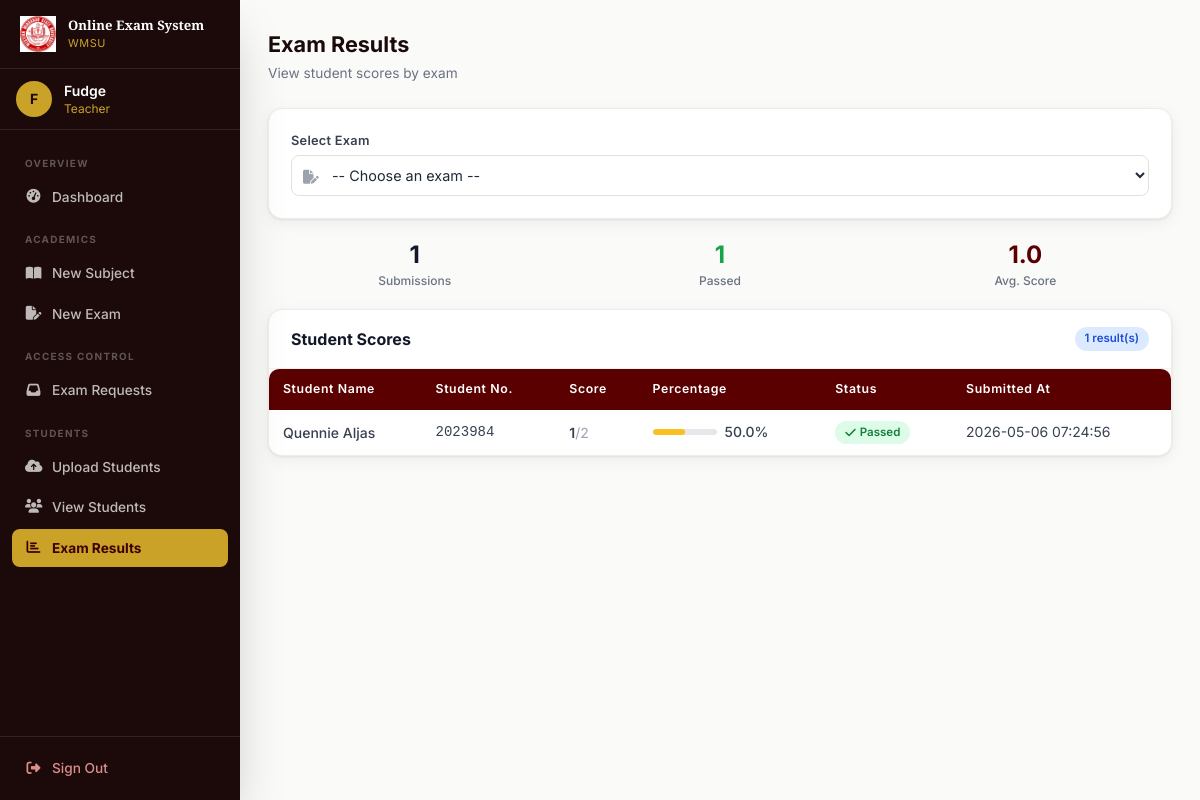
Page /teacher/view_results?exam_id=1 (signed in) on the committed database.
### tables this page shows
CREATE TABLE results (
        id INTEGER PRIMARY KEY AUTOINCREMENT,
        student_id INTEGER NOT NULL,
        exam_id INTEGER NOT NULL,
        score INTEGER NOT NULL,
        total_questions INTEGER NOT NULL,
        submitted_at TIMESTAMP DEFAULT CURRENT_TIMESTAMP,
        UNIQUE(student_id, exam_id),
        FOREIGN KEY (student_id) REFERENCES users (id),
        FOREIGN KEY (exam_id) REFERENCES exams (id)
    );

CREATE TABLE users (
        id INTEGER PRIMARY KEY AUTOINCREMENT,
        name TEXT NOT NULL,
        email TEXT UNIQUE NOT NULL,
        password TEXT NOT NULL,
        role TEXT NOT NULL,
        student_number INTEGER UNIQUE,
        is_verified INTEGER DEFAULT 0
    );

### app.py (the view)
@app.route('/teacher/view_results')
@login_required
@role_required('teacher')
def view_results():
    conn = get_db()
    exams = db_execute(conn,
        "SELECT e.*, s.subject_name FROM exams e JOIN subjects s ON e.subject_id = s.id WHERE s.teacher_id = ?",
        (session['user_id'],)).fetchall()
    results = []
    exam_id = request.args.get('exam_id')
    if exam_id:
        results = db_execute(conn,
            "SELECT r.*, u.name, u.student_number FROM results r JOIN users u ON r.student_id = u.id WHERE r.exam_id = ?",
            (exam_id,)).fetchall()
    conn.close()
    return render_template('view_results.html', exams=exams, results=results, selected_exam=exam_id)

### app.py (called while the page is built)
def get_db():
    if USE_POSTGRES:
        conn = psycopg2.connect(DATABASE_URL)
        conn.autocommit = False
        return conn
    else:
        conn = sqlite3.connect('examination.db')
        conn.row_factory = sqlite3.Row
        return conn

def db_cursor(conn):
    if USE_POSTGRES:
        return conn.cursor(cursor_factory=psycopg2.extras.RealDictCursor)
    return conn.cursor()

def db_execute(conn, sql, params=()):
    if USE_POSTGRES:
        sql = sql.replace('?', '%s')
    cur = db_cursor(conn)
    cur.execute(sql, params)
    return cur

def login_required(f):
    @wraps(f)
    def decorated(*args, **kwargs):
        if 'user_id' not in session:
            flash('Please sign in to continue.', 'danger')
            return redirect(url_for('login'))
        return f(*args, **kwargs)
    return decorated

def role_required(role):
    def decorator(f):
        @wraps(f)
        def decorated(*args, **kwargs):
            if session.get('role') != role:
                flash('You do not have permission to access that page.', 'danger')
                return redirect(url_for('dashboard'))
            return f(*args, **kwargs)
        return decorated
    return decorator

### templates/view_results.html (shortened to what this page needs)
{% extends "base.html" %}
{% block content %}
<div class="mb-6">
    <h1 class="page-title">Exam Results</h1>
    <p class="page-subtitle">View student scores by exam</p>
</div>
<div class="card mb-5">
    <div class="card-body">
        <form method="GET" class="flex flex-wrap gap-3 items-end">
            <div class="flex-1 min-w-52">
                <label class="form-label">Select Exam</label>
                <div class="relative">
                    <span class="absolute left-3 top-1/2 -translate-y-1/2 text-gray-400"><i class="fas fa-file-pen text-sm"></i></span>
                    <select name="exam_id" class="form-input pl-9 cursor-pointer" onchange="this.form.submit()">
                        <option value="">-- Choose an exam --</option>
                    </select>
                </div>
            </div>
        </form>
    </div>
</div>
{% if results %}
{% set avg = (results|sum(attribute='score') / results|length) if results else 0 %}
{% set pass_count = results|selectattr('score','ge', results[0].total_questions // 2 if results else 1)|list|length %}
<div class="grid grid-cols-3 gap-3 mb-5">
    <div class="stat-card text-center">
        <div class="text-2xl font-bold text-gray-900">{{ results|length }}</div>
        <div class="text-xs text-gray-500 font-medium mt-0.5">Submissions</div>
    </div>
    <div class="stat-card text-center">
        <div class="text-2xl font-bold text-green-600">{{ pass_count }}</div>
        <div class="text-xs text-gray-500 font-medium mt-0.5">Passed</div>
    </div>
    <div class="stat-card text-center">
        <div class="text-2xl font-bold text-maroon-700">{{ "%.1f"|format(avg) }}</div>
        <div class="text-xs text-gray-500 font-medium mt-0.5">Avg. Score</div>
    </div>
</div>
<div class="card">
    <div class="card-header">
        <h2 class="font-bold text-gray-900 text-base">Student Scores</h2>
        <span class="badge badge-blue">{{ results|length }} result(s)</span>
    </div>
    <div class="table-wrap">
        <table class="data-table">
            <thead>
                <tr>
                    <th>Student Name</th>
                    <th>Student No.</th>
                    <th>Score</th>
                    <th>Percentage</th>
                    <th>Status</th>
                    <th>Submitted At</th>
                </tr>
            </thead>
            <tbody>
                {% for result in results %}
                {% set pct = (result.score / result.total_questions * 100) if result.total_questions > 0 else 0 %}
                {% set passed = result.score >= result.total_questions // 2 %}
                <tr>
                    <td class="font-medium text-gray-800">{{ result.name }}</td>
                    <td class="font-mono text-sm text-gray-500">{{ result.student_number }}</td>
                    <td class="font-semibold">{{ result.score }}<span class="text-gray-400 font-normal">/{{ result.total_questions }}</span></td>
                    <td>
                        <div class="flex items-center gap-2">
                            <div class="w-16 h-1.5 bg-gray-200 rounded-full overflow-hidden">
                                <div class="h-full rounded-full {% if pct >= 75 %}bg-green-400{% elif pct >= 50 %}bg-amber-400{% else %}bg-red-400{% endif %}" style="width:{{ pct|int }}%"></div>
                            </div>
                            <span class="text-sm font-medium">{{ "%.1f"|format(pct) }}%</span>
                        </div>
                    </td>
                    <td>
                        {% if passed %}
                        <span class="badge badge-green"><i class="fas fa-check text-xs"></i> Passed</span>
                        {% else %}
                        <span class="badge badge-red"><i class="fas fa-xmark text-xs"></i> Failed</span>
                        {% endif %}
                    </td>
                    <td class="text-gray-400 text-xs">{{ result.submitted_at }}</td>
                </tr>
                {% endfor %}
            </tbody>
        </table>
    </div>
</div>
{% endif %}
{% endblock %}

### templates/base.html (style rules this page uses)
* { box-sizing:border-box }
html { scroll-behavior:smooth }
body { font-family:'Inter',system-ui,sans-serif }
.data-table { width:100%;border-collapse:collapse }
.data-table th { background:#5a0000;color:#fff;padding:11px 14px;text-align:left;font-size:.77rem;font-weight:600;letter-spacing:.05em;white-space:nowrap }
.data-table th:first-child { border-radius:8px 0 0 0 }
.data-table th:last-child { border-radius:0 8px 0 0 }
.data-table td { padding:11px 14px;font-size:.875rem;color:#374151;border-bottom:1px solid #f3f0ee;vertical-align:middle }
.data-table tbody tr { background:#fff;transition:background .15s }
.data-table tbody tr:last-child td { border-bottom:none }
.form-input { width:100%;padding:10px 13px;border:1.5px solid #e5e0db;border-radius:8px;font-size:.9rem;font-family:'Inter',sans-serif;transition:all .2s;background:#fff;color:#1f2937 }
.form-input::placeholder { color:#9ca3af }
select.form-input { cursor:pointer }
.form-label { display:block;font-size:.8rem;font-weight:600;color:#374151;margin-bottom:5px;letter-spacing:.02em }
.badge { display:inline-flex;align-items:center;gap:4px;padding:3px 10px;border-radius:20px;font-size:.72rem;font-weight:600 }
.badge-green { background:#dcfce7;color:#15803d }
.badge-blue { background:#dbeafe;color:#1d4ed8 }
.card { background:#fff;border-radius:14px;box-shadow:0 1px 3px rgba(0,0,0,.08),0 4px 16px rgba(0,0,0,.06);border:1px solid #f0ebe8;overflow:hidden }
.card-header { padding:17px 22px;border-bottom:1px solid #f3f0ee;display:flex;align-items:center;justify-content:space-between;flex-wrap:wrap;gap:10px }
.card-body { padding:22px }
.page-title { font-size:1.35rem;font-weight:700;color:#1a0a0a;margin-bottom:3px }
.page-subtitle { font-size:.855rem;color:#6b7280 }
.table-wrap { overflow-x:auto;border-radius:10px;box-shadow:0 1px 3px rgba(0,0,0,.08) }

### rows in the picture
results: name "Quennie Aljas", student_number "2023984", score "1", total_questions "2", {{ pct|int }} 50 (drawn), pct "50.0", submitted_at "2026-05-06 07:24:56"

### other values in the picture
{{ (session.name or 'U')[0]|upper }} "F"
{{ session.name }} "Fudge"
{{ session.role }} "Teacher"
{{ results|length }} "1"
{{ pass_count }} "1"
{{ "%.1f"|format(avg) }} "1.0"
